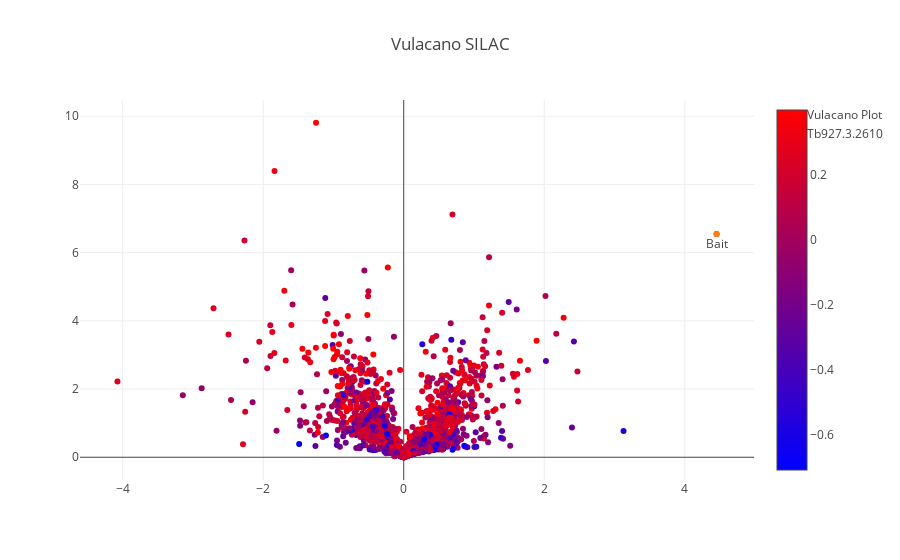

The notebook cell this image was saved under:
### Code cell
#interactive plot
trace_1 = go.Scatter(
    x=selection.logratio_mean,
    y=selection.log_pvalues,
    mode='markers',
    name='Vulacano Plot',
    text = [a + ' ' +b + ' '+str(round(c,1)) for a,b,c in zip(selection.index.values, selection.Gene_desc, selection.logScore )],
    hoverinfo = 'text',
    marker=dict(
        #size=16,
        color = np.log10(selection.logScore), #set color equal to a variable
        colorscale='Bluered',
        showscale=True
    )
)

annot_1 = go.Scatter(
    x=[selection.logratio_mean.loc['Tb927.3.2610']],
    y=[selection.log_pvalues.loc['Tb927.3.2610']],
    mode='markers+text',
    name='Tb927.3.2610',
    text=['Bait'],
    textposition='bottom center'
)



layout = dict(title='Vulacano SILAC')


fig = go.Figure(data=[trace_1, annot_1], 
                layout=layout)
iplot(fig, filename='test')

### Figure 1 — Plotly figure (JSON) as saved in the notebook; plotly's stock layout.template omitted (floating-point values rounded to 4 significant figures; data arrays with more than 128 entries replaced by an {"elided": "..."} marker saying what was removed)
{"data": [{"hoverinfo": "text", "marker": {"color": {"elided": "1703 float values"}, "colorscale": "Bluered", "showscale": true}, "mode": "markers", "name": "Vulacano Plot", "text": {"elided": "1703 str values"}, "type": "scatter", "uid": "19dd7bca-e1d9-11e8-97dd-005056c00008", "x": {"elided": "1703 float values"}, "y": {"elided": "1703 float values"}}, {"mode": "markers+text", "name": "Tb927.3.2610", "text": ["Bait"], "textposition": "bottom center", "type": "scatter", "uid": "19dd7bcb-e1d9-11e8-b94e-005056c00008", "x": [4.452], "y": [6.547]}], "layout": {"title": "Vulacano SILAC"}}
